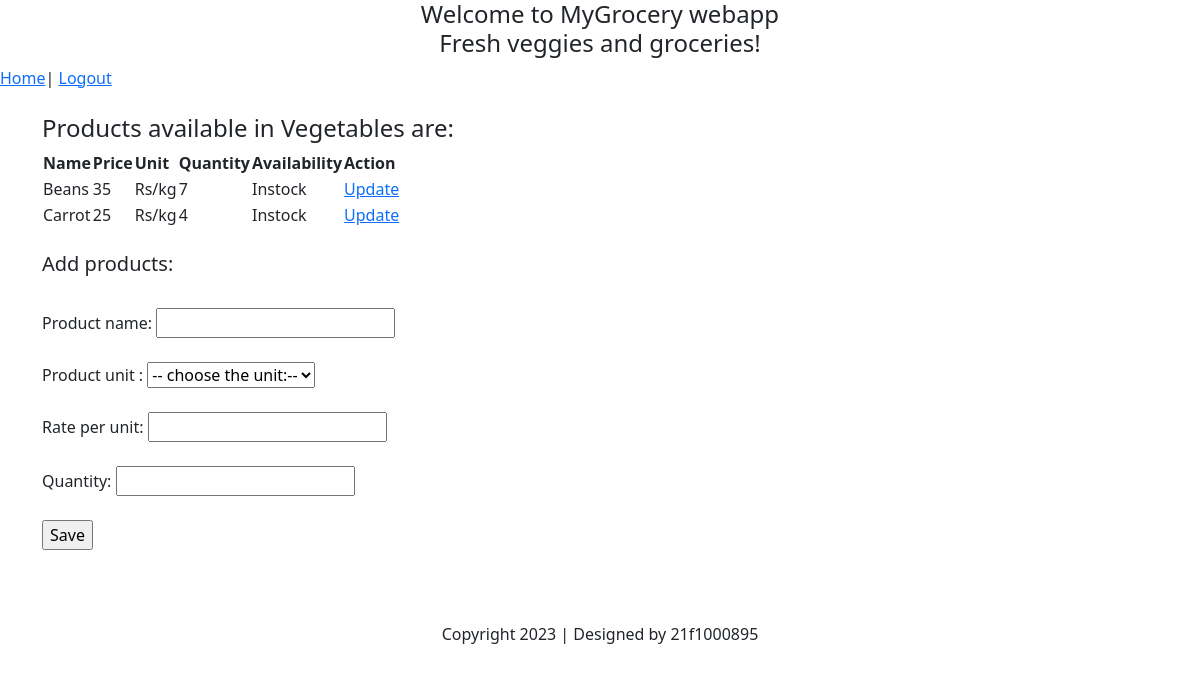
The app's page /admin/2/product with its own data.
### models.py (models this page shows, shortened)
class Section(db.Model):
    section_id = db.Column(db.Integer(), primary_key = True)
    section_name = db.Column(db.String(50), nullable = False)
    products = db.relationship("Product", backref = "section", cascade = ("all, delete"))

class Product(db.Model):
    product_id = db.Column(db.Integer(), primary_key = True)
    product_name = db.Column(db.String(50), nullable = False)
    product_unit = db.Column(db.String(), nullable = False)
    product_quantity = db.Column(db.Integer())
    product_price = db.Column(db.Integer())
    sect = db.Column(db.Integer(), db.ForeignKey("section.section_id"), nullable = False)

### app.py (the view, shortened to what this page needs)
@app.route('/admin/<int:section_id>/product', methods = ['GET','POST'])
def product(section_id):
    sec=Section.query.get(section_id)
    products = Product.query.filter_by(sect=section_id).all()
    return render_template('create_product.html', section_id=section_id, sec=sec, products=products)

### templates/create_product.html (shortened to what this page needs)
<!DOCTYPE html>
<html lang="en">
<head>
    <link href="https://cdn.jsdelivr.net/npm/bootstrap@5.3.0/dist/css/bootstrap.min.css" rel="stylesheet">
</head>
<body>
    <heading align="center">
        <h4>Welcome to MyGrocery webapp<br>Fresh veggies and groceries!</h4>
    </heading>
    <div>
        <a href="/admin_dashboard">Home</a>|
        <a href="/">Logout</a>
    </div><br>
    <div class="container-sm">
    {% if products|length == 0 %}
    <h4>No products available in {{sec.section_name}} section:</h4>
    {% else %}
    <h4>Products available in {{sec.section_name}} are:</h4>
    <table>
        <tr>
            <th>Name</th>
            <th>Price</th>
            <th>Unit</th>
            <th>Quantity</th>
            <th>Availability</th>
            <th>Action</th>
        </tr>
        {%  for product in products|sort(attribute='product_id',reverse=true) %}
            <tr>
                <td>{{ product.product_name }}</td>
                <td>{{ product.product_price }} </td>
                <td>{{ product.product_unit }}</td>
                <td>{{ product.product_quantity }}</td>
                <td>{% if product.product_quantity == 0  %}
                        Out of Stock
                    {% else %}
                        Instock
                    {% endif %}
                </td>
                <td><a href="/admin/{{product.product_id}}/edit">Update</a></td>
            </tr>
        {% endfor %}
    </table>
    {% endif %}  <br>
    <h5>Add products:  </h5>
    <div>
        <br>
        <form action="/admin/{{section_id}}/product" method="POST" id="addproducts">
            <div>
                <label>Product name:</label>
                <input type="text" name="p_name" value="" required/>
            </div><br>
            <div>
                <label for="p_unit">Product unit : </label>
                <select name="p_unit" id="p_unit" required>
                    <option value="">  -- choose  the  unit:--</option>
                </select>
            </div><br>
            <div>
                <label>Rate per unit: </label>
                <input type="number" name="p_price" value="" required/>
            </div><br>
            <div>
                <label> Quantity:</label>
                <input type="number" name="quantity" value="" required/>
            </div><br>
            <div>
                <input type="submit" value="Save">
            </div>
        </form>
    </div><br>
    </div><br><br>
<Footer align = "center">Copyright 2023 | Designed by 21f1000895</Footer>
</body>
</html>

### records on screen
Section: section_name "Vegetables"
Product: product_name "Beans", product_price "35", product_unit "Rs/kg", product_quantity "7", shows "Instock"
Product: product_name "Carrot", product_price "25", product_unit "Rs/kg", product_quantity "4", shows "Instock"
